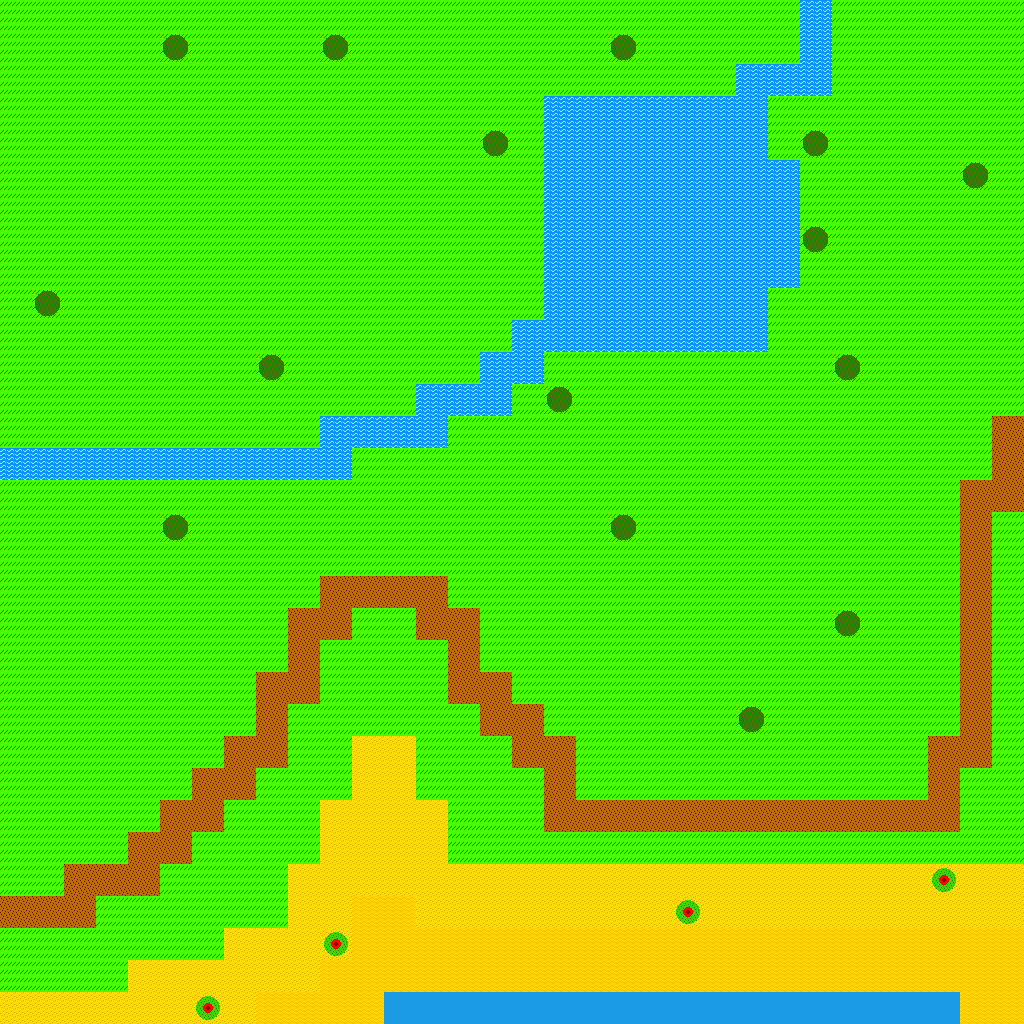

Below is a game level as drawn by its tile map, then a one-line description and the .tmx file that defines it, in full:
An orthogonal 32x32 tile map with 32x32 px tiles, 1 tile layer (terrainTiles), 2 tilesets and 4 objects (3x EVENT, TILE).

<map version="1.0" orientation="orthogonal" width="32" height="32" tilewidth="32" tileheight="32">
 <tileset firstgid="1" name="forestTiles" tilewidth="32" tileheight="32">
  <image source="tiles_forest.png" width="64" height="64" />
  <tile id="0">
   <properties>
    <property name="CAN_WALK" value="true" />
   </properties>
  </tile>
  <tile id="1">
   <properties>
    <property name="CAN_WALK" value="true" />
   </properties>
  </tile>
  <tile id="2">
   <properties>
    <property name="CAN_WALK" value="false" />
   </properties>
  </tile>
  <tile id="3">
   <properties>
    <property name="CAN_WALK" value="false" />
   </properties>
  </tile>
 </tileset>
 <tileset firstgid="5" name="desertTiles" tilewidth="32" tileheight="32">
  <image source="tiles_desert.png" width="64" height="64" />
  <tile id="0">
   <properties>
    <property name="CAN_WALK" value="true" />
   </properties>
  </tile>
  <tile id="1">
   <properties>
    <property name="CAN_WALK" value="true" />
   </properties>
  </tile>
  <tile id="2">
   <properties>
    <property name="CAN_WALK" value="false" />
   </properties>
  </tile>
  <tile id="3">
   <properties>
    <property name="CAN_WALK" value="false" />
   </properties>
  </tile>
 </tileset>
 <layer name="terrainTiles" width="32" height="32">
  <properties>
   <property name="LAYER_TYPE" value="TERRAIN" />
  </properties>
  <data encoding="csv">
1,1,1,1,1,1,1,1,1,1,1,1,1,1,1,1,1,1,1,1,1,1,1,1,1,4,1,1,1,1,1,1,
1,1,1,1,1,3,1,1,1,1,3,1,1,1,1,1,1,1,1,3,1,1,1,1,1,4,1,1,1,1,1,1,
1,1,1,1,1,1,1,1,1,1,1,1,1,1,1,1,1,1,1,1,1,1,1,4,4,4,1,1,1,1,1,1,
1,1,1,1,1,1,1,1,1,1,1,1,1,1,1,1,1,4,4,4,4,4,4,4,1,1,1,1,1,1,1,1,
1,1,1,1,1,1,1,1,1,1,1,1,1,1,1,3,1,4,4,4,4,4,4,4,1,3,1,1,1,1,1,1,
1,1,1,1,1,1,1,1,1,1,1,1,1,1,1,1,1,4,4,4,4,4,4,4,4,1,1,1,1,1,3,1,
1,1,1,1,1,1,1,1,1,1,1,1,1,1,1,1,1,4,4,4,4,4,4,4,4,1,1,1,1,1,1,1,
1,1,1,1,1,1,1,1,1,1,1,1,1,1,1,1,1,4,4,4,4,4,4,4,4,3,1,1,1,1,1,1,
1,1,1,1,1,1,1,1,1,1,1,1,1,1,1,1,1,4,4,4,4,4,4,4,4,1,1,1,1,1,1,1,
1,3,1,1,1,1,1,1,1,1,1,1,1,1,1,1,1,4,4,4,4,4,4,4,1,1,1,1,1,1,1,1,
1,1,1,1,1,1,1,1,1,1,1,1,1,1,1,1,4,4,4,4,4,4,4,4,1,1,1,1,1,1,1,1,
1,1,1,1,1,1,1,1,3,1,1,1,1,1,1,4,4,1,1,1,1,1,1,1,1,1,3,1,1,1,1,1,
1,1,1,1,1,1,1,1,1,1,1,1,1,4,4,4,1,3,1,1,1,1,1,1,1,1,1,1,1,1,1,1,
1,1,1,1,1,1,1,1,1,1,4,4,4,4,1,1,1,1,1,1,1,1,1,1,1,1,1,1,1,1,1,2,
4,4,4,4,4,4,4,4,4,4,4,1,1,1,1,1,1,1,1,1,1,1,1,1,1,1,1,1,1,1,1,2,
1,1,1,1,1,1,1,1,1,1,1,1,1,1,1,1,1,1,1,1,1,1,1,1,1,1,1,1,1,1,2,2,
1,1,1,1,1,3,1,1,1,1,1,1,1,1,1,1,1,1,1,3,1,1,1,1,1,1,1,1,1,1,2,1,
1,1,1,1,1,1,1,1,1,1,1,1,1,1,1,1,1,1,1,1,1,1,1,1,1,1,1,1,1,1,2,1,
1,1,1,1,1,1,1,1,1,1,2,2,2,2,1,1,1,1,1,1,1,1,1,1,1,1,1,1,1,1,2,1,
1,1,1,1,1,1,1,1,1,2,2,1,1,2,2,1,1,1,1,1,1,1,1,1,1,1,3,1,1,1,2,1,
1,1,1,1,1,1,1,1,1,2,1,1,1,1,2,1,1,1,1,1,1,1,1,1,1,1,1,1,1,1,2,1,
1,1,1,1,1,1,1,1,2,2,1,1,1,1,2,2,1,1,1,1,1,1,1,1,1,1,1,1,1,1,2,1,
1,1,1,1,1,1,1,1,2,1,1,1,1,1,1,2,2,1,1,1,1,1,1,3,1,1,1,1,1,1,2,1,
1,1,1,1,1,1,1,2,2,1,1,5,5,1,1,1,2,2,1,1,1,1,1,1,1,1,1,1,1,2,2,1,
1,1,1,1,1,1,2,2,1,1,1,5,5,1,1,1,1,2,1,1,1,1,1,1,1,1,1,1,1,2,1,1,
1,1,1,1,1,2,2,1,1,1,5,5,5,5,1,1,1,2,2,2,2,2,2,2,2,2,2,2,2,2,1,1,
1,1,1,1,2,2,1,1,1,1,5,5,5,5,1,1,1,1,1,1,1,1,1,1,1,1,1,1,1,1,1,1,
1,1,2,2,2,1,1,1,1,5,5,5,5,5,5,5,5,5,5,5,5,5,5,5,5,5,5,5,5,7,5,5,
2,2,2,1,1,1,1,1,1,5,5,6,6,5,5,5,5,5,5,5,5,7,5,5,5,5,5,5,5,5,5,5,
1,1,1,1,1,1,1,5,5,5,7,6,6,6,6,6,6,6,6,6,6,6,6,6,6,6,6,6,6,6,6,6,
1,1,1,1,5,5,5,5,5,5,6,6,6,6,6,6,6,6,6,6,6,6,6,6,6,6,6,6,6,6,6,6,
5,5,5,5,5,5,7,5,6,6,6,6,8,8,8,8,8,8,8,8,8,8,8,8,8,8,8,8,8,8,6,6
</data>
 </layer>
 <objectgroup name="terrainObjects" width="32" height="32">
  <properties>
   <property name="LAYER_TYPE" value="TERRAIN" />
  </properties>
  <object name="Shallow Stream South Bank" type="EVENT" x="352" y="448" width="32" height="32">
   <properties>
    <property name="EVENT_TYPE" value="SHALLOW_STREAM_SOUTH" />
    <property name="TEXT" value="The water is shallow here, and the stream can be crossed safely." />
   </properties>
  </object>
  <object name="A Shallow Stream" type="TILE" x="352" y="416" width="32" height="32">
   <properties>
    <property name="CAN_WALK" value="true" />
   </properties>
  </object>
  <object name="A Hidden Treasure" type="EVENT" x="320" y="32" width="32" height="32">
   <properties>
    <property name="CAN_WALK" value="true" />
    <property name="EVENT_TYPE" value="MESSAGE" />
    <property name="TEXT" value="You found a dirty magazine! The porn fairy must have been here!" />
   </properties>
  </object>
  <object name="Shallow Stream North Bank" type="EVENT" x="352" y="384" width="32" height="32">
   <properties>
    <property name="EVENT_TYPE" value="SHALLOW_STREAM_NORTH" />
    <property name="TEXT" value="The water is shallow here, and the stream can be crossed safely." />
   </properties>
  </object>
 </objectgroup>
</map>